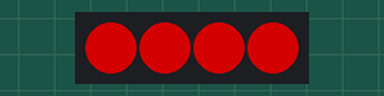
This program was run on a simulated BBC micro:bit (MakeCode). Parts: 4 RGB LEDs in strip order, left to right. Dim RGB values are drawn brighter than linear.

Above: at 0.5 s.
At 3.5 s:
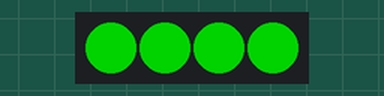
At 4.5 s:
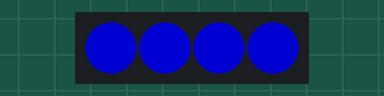
At 5.5 s:
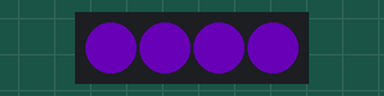
At 8.5 s:
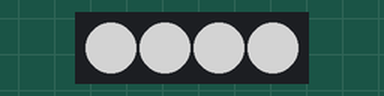
At 10.5 s:
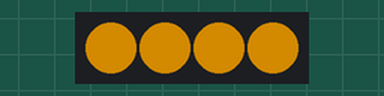
Timing chart, 0 to 11.7 s (numbered marks = the images above):
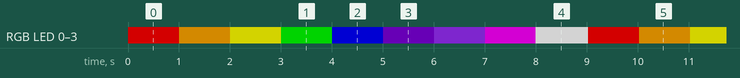

Measured:
- by itself, RGB LED 0–3: repeats every 9.0 s: RGB(127, 82, 0) 1.0 s, RGB(127, 127, 0) 1.0 s, RGB(0, 127, 0) 1.0 s, RGB(0, 0, 127) 1.0 s, RGB(37, 0, 65) 1.0 s, RGB(69, 21, 113) 1.0 s, RGB(127, 0, 127) 1.0 s, RGB(127, 127, 127) 1.0 s, RGB(127, 0, 0) 1.0 s
- by itself, everything shown: repeats every 9.0 s, in 9 steps

The program:

main.ts
```typescript
led.enable(false)
let strip = neopixel.create(DigitalPin.P9, 4, NeoPixelMode.RGB)
strip.clear()
basic.forever(function () {
    strip.showColor(neopixel.colors(NeoPixelColors.Red))
    basic.pause(1000)
    strip.showColor(neopixel.colors(NeoPixelColors.Orange))
    basic.pause(1000)
    strip.showColor(neopixel.colors(NeoPixelColors.Yellow))
    basic.pause(1000)
    strip.showColor(neopixel.colors(NeoPixelColors.Green))
    basic.pause(1000)
    strip.showColor(neopixel.colors(NeoPixelColors.Blue))
    basic.pause(1000)
    strip.showColor(neopixel.colors(NeoPixelColors.Indigo))
    basic.pause(1000)
    strip.showColor(neopixel.colors(NeoPixelColors.Violet))
    basic.pause(1000)
    strip.showColor(neopixel.colors(NeoPixelColors.Purple))
    basic.pause(1000)
    strip.showColor(neopixel.colors(NeoPixelColors.White))
    basic.pause(1000)
})
```

test.ts
```typescript
// aquí va el archivo "tests"; esto no se compilará cuando este paquete se utilice como una extensión.
```
